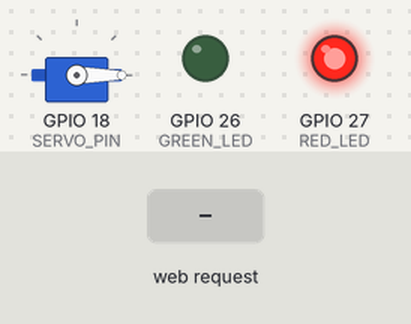
The sketch below on a simulated ESP32. On the bench: servo, output pins drawn as LEDs (lit = HIGH). The inputs (shaded band) are chosen by the test bench. What the sketch prints to the serial monitor is not drawn.

Above: at 1.2 s.
1.3 s: HTTP request GET /open received
At 1.9 s:
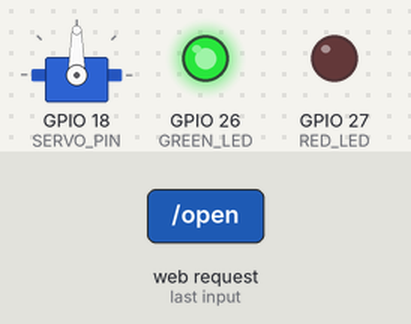
2.8 s: HTTP request GET /close received
At 4.2 s:
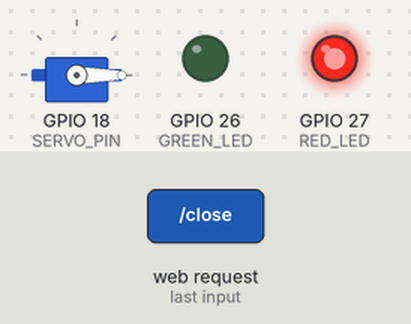
Timing chart, 0 to 5.8 s (numbered marks = the images above; inputs shaded):
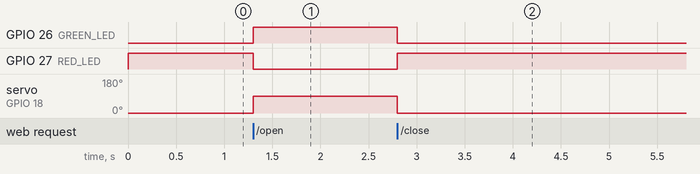

Measured:
- after the input at 1.3 s, GPIO 26 (GREEN_LED): LOW → HIGH at once; GPIO 27 (RED_LED): HIGH → LOW at once; servo on GPIO 18 (SERVO_PIN): 0° → 90° at once
- after the input at 2.8 s, GPIO 26 (GREEN_LED): HIGH → LOW at once; GPIO 27 (RED_LED): LOW → HIGH at once; servo on GPIO 18 (SERVO_PIN): 90° → 0° at once

The sketch:

esp32_web_servo_control.ino
```cpp
#include <WiFi.h>
#include <WebServer.h>
#include <ESP32Servo.h>

Servo gateServo;
WebServer server(80);

// Pin configuration
const int SERVO_PIN = 18;
const int GREEN_LED = 26;
const int RED_LED = 27;

// Wi-Fi Access Point settings
const char* ssid = "ESP32_Access_Point";
const char* password = "12345678";

// Servo positions
const int OPEN_ANGLE = 90;
const int CLOSE_ANGLE = 0;


// ==============================
// Web Page
// ==============================

String webPage() {

  String page = R"rawliteral(
<!DOCTYPE html>
<html>
<head>

  <meta name="viewport" content="width=device-width, initial-scale=1">

  <title>ESP32 Servo Control</title>

  <style>

    body {
      font-family: Arial, sans-serif;
      text-align: center;
      background-color: #f4f4f4;
      margin-top: 60px;
    }

    h1 {
      font-size: 32px;
    }

    p {
      font-size: 18px;
    }

    button {
      width: 180px;
      padding: 18px;
      margin: 12px;
      font-size: 20px;
      border: none;
      border-radius: 10px;
      cursor: pointer;
      color: white;
    }

    .open {
      background-color: #4CAF50;
    }

    .close {
      background-color: #f44336;
    }

  </style>

</head>

<body>

  <h1>ESP32 Servo Control</h1>

  <p>Web-Based OPEN / CLOSE Control</p>

  <a href="/open">
    <button class="open">OPEN</button>
  </a>

  <br>

  <a href="/close">
    <button class="close">CLOSE</button>
  </a>

</body>
</html>
)rawliteral";

  return page;
}


// ==============================
// Open Gate
// ==============================

void openGate() {

  gateServo.write(OPEN_ANGLE);

  digitalWrite(GREEN_LED, HIGH);
  digitalWrite(RED_LED, LOW);

  server.send(200, "text/html", webPage());
}


// ==============================
// Close Gate
// ==============================

void closeGate() {

  gateServo.write(CLOSE_ANGLE);

  digitalWrite(GREEN_LED, LOW);
  digitalWrite(RED_LED, HIGH);

  server.send(200, "text/html", webPage());
}


// ==============================
// Setup
// ==============================

void setup() {

  Serial.begin(115200);

  // Configure LEDs
  pinMode(GREEN_LED, OUTPUT);
  pinMode(RED_LED, OUTPUT);

  // Configure servo
  gateServo.attach(SERVO_PIN);

  // Initial state: CLOSED
  gateServo.write(CLOSE_ANGLE);

  digitalWrite(GREEN_LED, LOW);
  digitalWrite(RED_LED, HIGH);


  // Create Wi-Fi Access Point
  WiFi.softAP(ssid, password);

  Serial.println();
  Serial.println("ESP32 Access Point Started");

  Serial.print("Wi-Fi Network: ");
  Serial.println(ssid);

  Serial.print("IP Address: ");
  Serial.println(WiFi.softAPIP());


  // Main web page
  server.on("/", []() {

    server.send(
      200,
      "text/html",
      webPage()
    );

  });


  // OPEN command
  server.on("/open", openGate);


  // CLOSE command
  server.on("/close", closeGate);


  // Start web server
  server.begin();

  Serial.println("Web Server Started");
}


// ==============================
// Main Loop
// ==============================

void loop() {

  server.handleClient();

}
```
